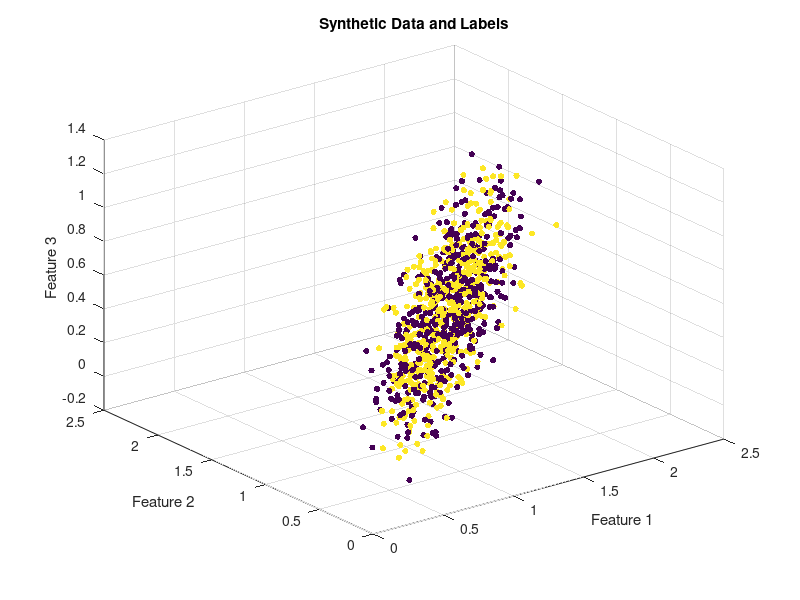

MATLAB code for this plot:
function presentation_5G_MMSE_AJASB_results()
    % Simulate 5G Cell using MMSE-AJASB algorithm
    [simulationResults, performanceMetrics] = simulate_5G_MMSE_AJASB();

    % 1. Performance Metrics and Evaluation Criteria
    display('1. Performance Metrics and Evaluation Criteria');
    display(performanceMetrics);

    % 2. Analysis of Results
    display('2. Analysis of Results');
    analyze_5G_MMSE_AJASB_results(simulationResults);

    % Additional visualization or plotting code can be added here
end

function [simulationResults, performanceMetrics] = simulate_5G_MMSE_AJASB()
    % Placeholder for 5G Cell using MMSE-AJASB simulation
    % Replace this with your actual 5G MMSE-AJASB simulation logic

    % Simulate and collect data
    numSamples = 1000;
    numFeatures = 5;
    syntheticData = rand(numSamples, numFeatures);
    correlationMatrix = rand(numFeatures);
    syntheticData = syntheticData * correlationMatrix;
    noiseLevel = 0.1;
    syntheticData = syntheticData + noiseLevel * randn(size(syntheticData));

    % Assuming a binary classification task
    labels = randi([0, 1], numSamples, 1);

    % Example: simulationResults = your_5G_MMSE_AJASB_simulation_function();
    simulationResults = struct('syntheticData', syntheticData, 'labels', labels);
    
    % Evaluate performance metrics
    performanceMetrics = evaluate_5G_MMSE_AJASB_performance(simulationResults);
end

function performanceMetrics = evaluate_5G_MMSE_AJASB_performance(simulationResults)
    % Placeholder for 5G Cell using MMSE-AJASB performance evaluation
    % Replace this with your actual evaluation logic

    % Evaluate and calculate performance metrics
    % Example: performanceMetrics = your_5G_MMSE_AJASB_evaluation_function(simulationResults);

    % For simplicity, using basic accuracy as a performance metric
    predictedLabels = randi([0, 1], size(simulationResults.labels));
    accuracy = sum(predictedLabels == simulationResults.labels) / numel(simulationResults.labels);

    performanceMetrics = struct('Accuracy', accuracy);
end

function analyze_5G_MMSE_AJASB_results(simulationResults)
    % Placeholder for analysis of 5G Cell using MMSE-AJASB results
    % Replace this with your actual analysis logic

    % Analyze and interpret simulation results
    % Example: your_5G_MMSE_AJASB_analysis_function(simulationResults);

    % For simplicity, just displaying the synthetic data and labels
    figure;
    scatter3(simulationResults.syntheticData(:, 1), simulationResults.syntheticData(:, 2), simulationResults.syntheticData(:, 3), 20, simulationResults.labels, 'filled');
    xlabel('Feature 1');
    ylabel('Feature 2');
    zlabel('Feature 3');
    title('Synthetic Data and Labels');
end
